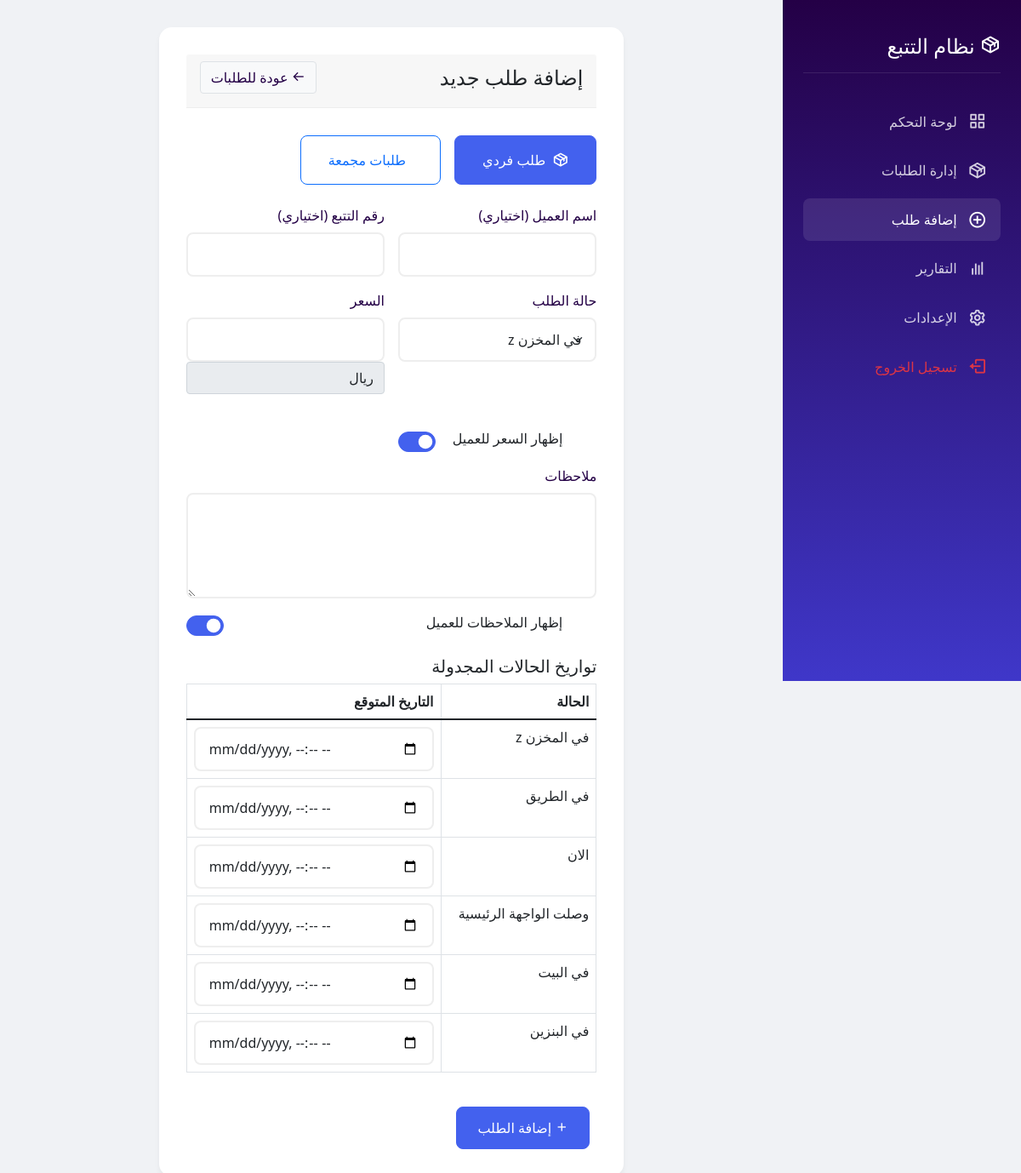
Page /admin/add_order.php (signed in) on the committed database.
### tables this page shows
CREATE TABLE `order_statuses` (
  `id` int NOT NULL,
  `status_key` varchar(50) NOT NULL,
  `status_name` varchar(100) NOT NULL,
  `status_icon` varchar(50) DEFAULT NULL,
  `status_color` varchar(50) DEFAULT NULL,
  `is_active` tinyint(1) DEFAULT '1',
  `display_order` int DEFAULT '0'
);

### admin/add_order.php (the view, shortened to what this page needs)
<?php
include '../config.php';
$active_statuses = $pdo->query("
    SELECT * FROM order_statuses
    WHERE is_active = 1
    ORDER BY display_order
")->fetchAll();
?>
<!DOCTYPE html>
<html dir="rtl" lang="ar">
<head>
    <link href="https://cdn.jsdelivr.net/npm/bootstrap@5.1.3/dist/css/bootstrap.min.css" rel="stylesheet">
    <link href='https://unpkg.com/boxicons@2.1.4/css/boxicons.min.css' rel='stylesheet'>
</head>
<body>
    <div class="sidebar" id="sidebar">
        <div class="sidebar-brand">
            <h3><i class='bx bx-package'></i> نظام التتبع</h3>
        </div>
        <ul class="sidebar-menu">
            <li class="sidebar-menu-item">
                <a href="index.php" class="sidebar-menu-link">
                    <i class='bx bx-grid-alt'></i>
                    لوحة التحكم
                </a>
            </li>
            <li class="sidebar-menu-item">
                <a href="orders.php" class="sidebar-menu-link">
                    <i class='bx bx-package'></i>
                    إدارة الطلبات
                </a>
            </li>
            <li class="sidebar-menu-item">
                <a href="add_order.php" class="sidebar-menu-link active">
                    <i class='bx bx-plus-circle'></i>
                    إضافة طلب
                </a>
            </li>
            <li class="sidebar-menu-item">
                <a href="reports.php" class="sidebar-menu-link">
                    <i class='bx bx-bar-chart'></i>
                    التقارير
                </a>
            </li>
            <li class="sidebar-menu-item">
                <a href="settings.php" class="sidebar-menu-link">
                    <i class='bx bx-cog'></i>
                    الإعدادات
                </a>
            </li>
            <li class="sidebar-menu-item mt-auto">
                <a href="logout.php" class="sidebar-menu-link text-danger">
                    <i class='bx bx-log-out'></i>
                    تسجيل الخروج
                </a>
            </li>
        </ul>
    </div>
    <div class="main-content">
        <div class="container-fluid">
            <div class="row justify-content-center">
                <div class="col-lg-8">
                    <div class="form-card">
                        <div class="card-header">
                            <h4 class="mb-0">إضافة طلب جديد</h4>
                            <a href="orders.php" class="btn btn-light">
                                <i class='bx bx-arrow-back'></i>
                                عودة للطلبات
                            </a>
                        </div>
                        <div class="order-type-tabs mb-4">
                            <button type="button" class="btn btn-outline-primary active" data-type="single">
                                <i class='bx bx-package'></i> طلب فردي
                            </button>
                            <button type="button" class="btn btn-outline-primary" data-type="bulk">
                                <i class='bx bx-packages'></i> طلبات مجمعة
                            </button>
                        </div>
                        <form method="POST" id="singleOrderForm" class="order-form">
                            <div class="row g-3">
                                <div class="col-md-6">
                                    <label class="form-label">اسم العميل (اختياري)</label>
                                    <input type="text" name="customer_name" class="form-control">
                                </div>
                                <div class="col-md-6">
                                    <label class="form-label">رقم التتبع (اختياري)</label>
                                    <input type="text" name="tracking_number" class="form-control">
                                </div>
                                <div class="col-md-6">
                                    <label class="form-label">حالة الطلب</label>
                                    <select name="status" class="form-select" required>
                                        <?php foreach ($active_statuses as $status): ?>
                                            <option value="<?php echo htmlspecialchars($status['status_key']); ?>">
                                                <?php echo htmlspecialchars($status['status_name']); ?>
                                            </option>
                                        <?php endforeach; ?>
                                    </select>
                                </div>
                                <div class="col-md-6">
                                    <label class="form-label">السعر</label>
                                    <input type="number" name="price" class="form-control" step="0.01" required>
                                    <span class="input-group-text">ريال</span>
                                </div>
                                <div class="col-md-6">
                                    <div class="form-check form-switch mt-4">
                                        <input type="checkbox" name="show_price" class="form-check-input" id="show_price" checked>
                                        <label class="form-check-label" for="show_price">إظهار السعر للعميل</label>
                                    </div>
                                </div>
                                <div class="col-12">
                                    <label class="form-label">ملاحظات</label>
                                    <textarea name="notes" class="form-control" rows="4"></textarea>
                                </div>
                                <div class="col-12">
                                    <div class="form-check form-switch">
                                        <input type="checkbox" name="show_notes" class="form-check-input" id="show_notes" checked>
                                        <label class="form-check-label" for="show_notes">إظهار الملاحظات للعميل</label>
                                    </div>
                                </div>
                                <div class="col-12 mt-4">
                                    <h5>تواريخ الحالات المجدولة</h5>
                                    <table class="table table-bordered" id="statusesTable">
                                        <thead>
                                            <tr>
                                                <th>الحالة</th>
                                                <th>التاريخ المتوقع</th>
                                            </tr>
                                        </thead>
                                        <tbody>
                                            <?php foreach ($active_statuses as $status): ?>
                                                <tr data-status-id="<?php echo $status['id']; ?>">
                                                    <td><?php echo htmlspecialchars($status['status_name']); ?></td>
                                                    <td>
                                                        <input type="datetime-local"
                                                            name="status_date_<?php echo htmlspecialchars($status['status_key']); ?>"
                                                            class="form-control">
                                                    </td>
                                                </tr>
                                            <?php endforeach; ?>
                                        </tbody>
                                    </table>
                                </div>
                                <div class="col-12 mt-4">
                                    <button type="submit" class="btn btn-primary me-2">
                                        <i class='bx bx-plus'></i> إضافة الطلب
                                    </button>
                                </div>
                            </div>
                        </form>
                    </div>
                </div>
            </div>
        </div>
    </div>
</body>
</html>

### admin/add_order.php (style rules this page uses)
:root { --primary-color: #4361ee; --secondary-color: #3f37c9; --success-color: #4cc9f0; --warning-color: #f72585; --info-color: #4895ef; --dark-color: #240046; --light-color: #f8f9fa; --sidebar-width: 280px; }
body { font-family: 'Segoe UI', Tahoma, Geneva, Verdana, sans-serif; background-color: #f0f2f5; overflow-x: hidden; }
.sidebar { width: var(--sidebar-width); height: 100vh; position: fixed; right: 0; top: 0; background: linear-gradient(180deg, var(--dark-color) 0%, var(--secondary-color) 100%); color: white; padding: 1.5rem; transition: all 0.3s ease; z-index: 1000; }
.sidebar-brand { padding: 1rem 0; margin-bottom: 2rem; border-bottom: 1px solid rgba(255, 255, 255, 0.1); }
.sidebar-brand h3 { color: white; font-size: 1.5rem; margin: 0; }
.sidebar-menu { list-style: none; padding: 0; margin: 0; }
.sidebar-menu-item { margin-bottom: 0.5rem; }
.sidebar-menu-link { display: flex; align-items: center; padding: 0.8rem 1rem; color: rgba(255, 255, 255, 0.8); text-decoration: none; border-radius: 8px; transition: all 0.3s ease; }
.sidebar-menu-link:hover, .sidebar-menu-link.active { background: rgba(255, 255, 255, 0.1); color: white; }
.sidebar-menu-link i { margin-left: 0.8rem; font-size: 1.4rem; }
.main-content { margin-right: var(--sidebar-width); padding: 2rem; transition: all 0.3s ease; }
.form-card { background: white; border-radius: 15px; padding: 2rem; box-shadow: 0 4px 6px rgba(0, 0, 0, 0.05); margin-bottom: 2rem; }
.form-card .card-header { display: flex; justify-content: space-between; align-items: center; margin-bottom: 2rem; padding-bottom: 1rem; border-bottom: 1px solid #eee; }
.form-label { font-weight: 500; margin-bottom: 0.5rem; color: var(--dark-color); }
.form-control, .form-select { padding: 0.75rem 1rem; border-radius: 8px; border: 2px solid #eee; transition: all 0.3s ease; }
.form-switch { padding-right: 2.5em; }
.form-switch .form-check-input { height: 1.5em; width: 2.75em; margin-right: -2.5em; }
.form-switch .form-check-input:checked { background-color: var(--primary-color); border-color: var(--primary-color); }
.btn-primary { background-color: var(--primary-color); border-color: var(--primary-color); padding: 0.75rem 1.5rem; border-radius: 8px; font-weight: 500; transition: all 0.3s ease; }
.btn-light { background-color: #f8f9fa; border-color: #dee2e6; color: var(--dark-color); }
.order-type-tabs { display: flex; gap: 1rem; margin-bottom: 2rem; }
.order-type-tabs button { padding: 1rem 2rem; border-radius: 8px; display: flex; align-items: center; gap: 0.5rem; }
.order-type-tabs button i { font-size: 1.2rem; }
.order-type-tabs button.active { background-color: var(--primary-color); color: white; border-color: var(--primary-color); }

### rows in the picture
order_statuses: status_name "في المخزن z"
order_statuses: status_name "في الطريق"
order_statuses: status_name "الان"
order_statuses: status_name "وصلت الواجهة الرئيسية"
order_statuses: status_name "في البيت"
order_statuses: status_name "في البنزين"

### other values in the picture
form field status "في المخزن z"
